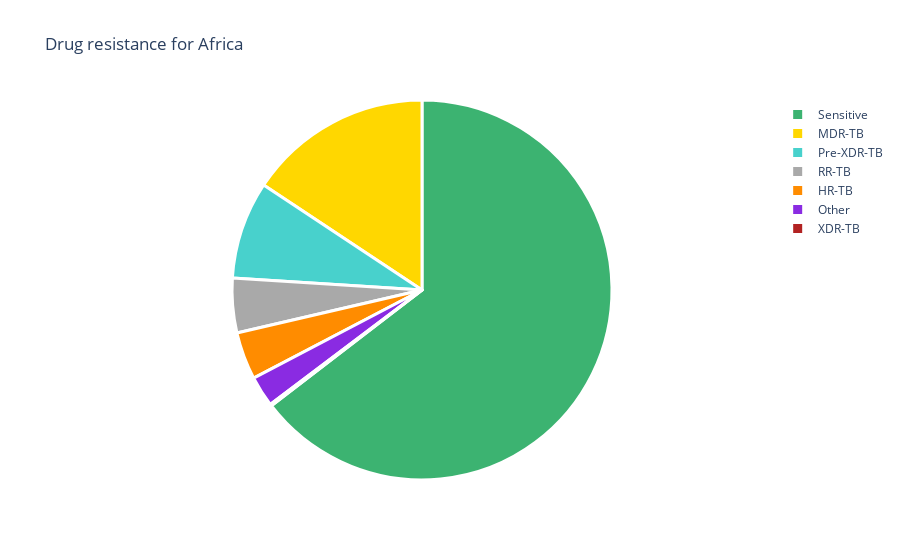

This figure's notebook cell:
### Code cell
colors = ['gold', 'mediumturquoise', 'darkorange', 'MediumSeaGreen', 'blueViolet','DarkGray',"FireBrick"]
# colors = ["#e60049", "#0bb4ff", "#50e991", "#e6d800", "#9b19f5", "#ffa300", "#dc0ab4", "#b3d4ff", "#00bfa0"]
fig = go.Figure(data=[go.Pie(labels=input['Drug resistance type'], values=input["Africa"], textinfo='none',
                            insidetextorientation='radial'
                            )])
fig.update_traces(hoverinfo='label+percent', textinfo='none', textfont_size=20,
                marker=dict(colors=colors, line=dict(color='white', width=3)))  # color libpx.colors.qualitative.D3
fig.update(layout_title_text='Drug resistance for Africa')
fig.show()

### Figure 1 — Plotly figure (JSON) as saved in the notebook; plotly's stock layout.template omitted (floating-point values rounded to 4 significant figures)
{"data": [{"hoverinfo": "label+percent", "insidetextorientation": "radial", "labels": ["MDR-TB", "Pre-XDR-TB", "HR-TB", "Sensitive", "Other", "RR-TB", "XDR-TB"], "marker": {"colors": ["gold", "mediumturquoise", "darkorange", "MediumSeaGreen", "blueViolet", "DarkGray", "FireBrick"], "line": {"color": "white", "width": 3}}, "textfont": {"size": 20}, "textinfo": "none", "type": "pie", "values": [0.1568, 0.0831, 0.04039, 0.6457, 0.02604, 0.04641, 0.001505]}], "layout": {"title": {"text": "Drug resistance for Africa"}}}
